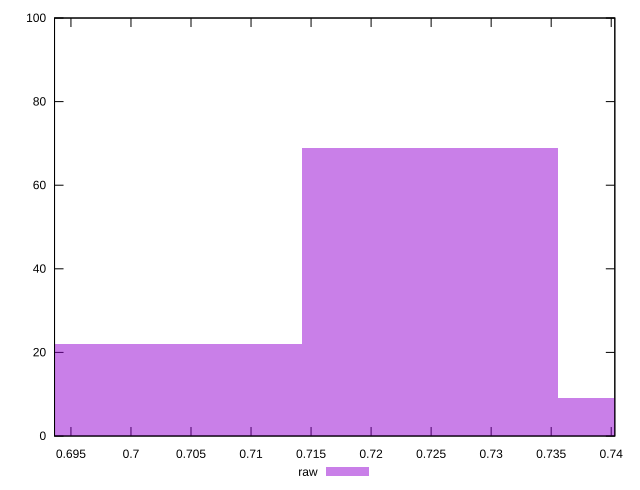

gnuplot code for this plot:
reset

$raw <<EOF
0.7035950291665103 22
0.7249160906564046 69
0.7462371521462988 9
EOF

set key outside below
set boxwidth 0.021321061489894252
set xrange [0.693633431382311:0.7403007450655116]
set yrange [0:100]
set trange [0:100]
set style fill transparent solid 0.5 noborder
set terminal svg size 640, 490 enhanced background rgb 'white'
set output "reprap/meta/pScore/samples/pages+cached+noexternal/raw/histogram.svg"

plot $raw title "raw" with boxes

reset
